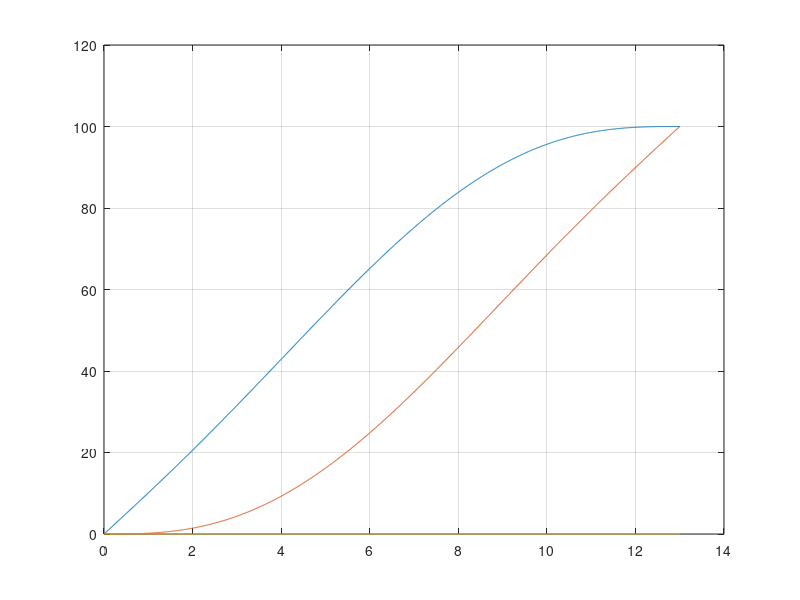
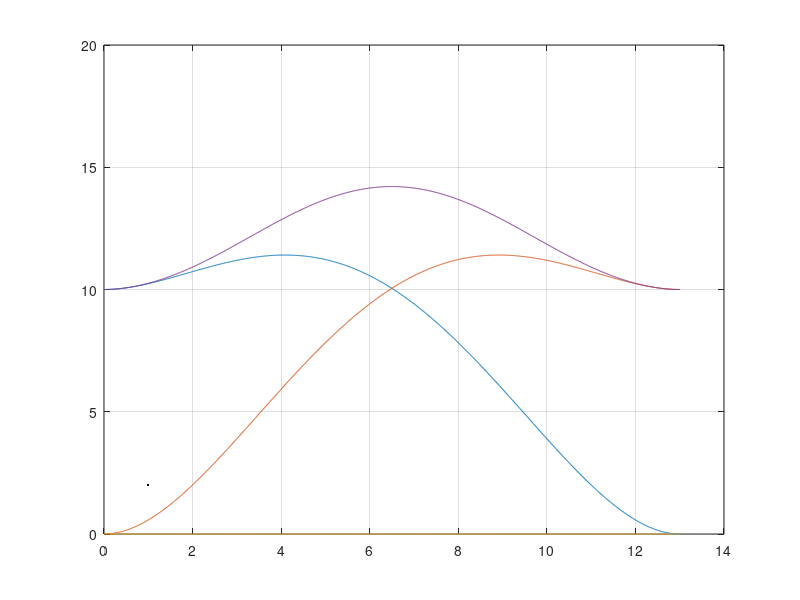
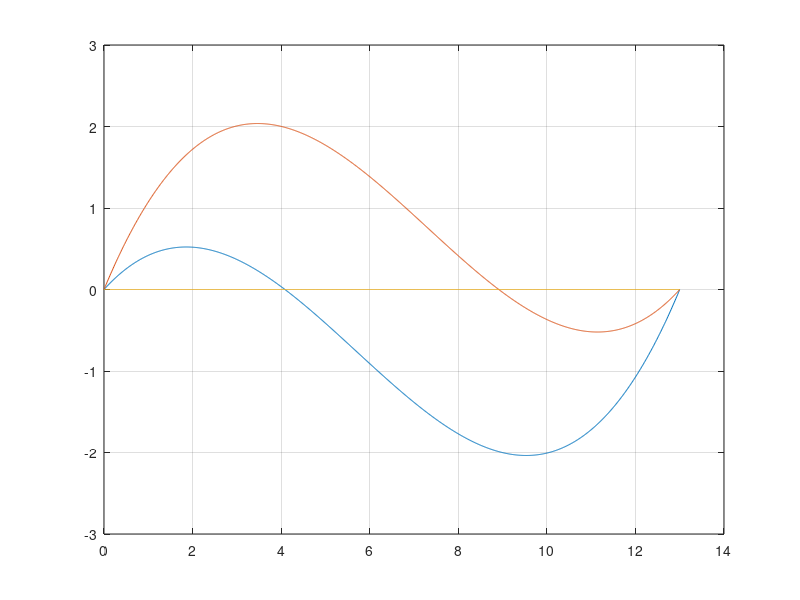
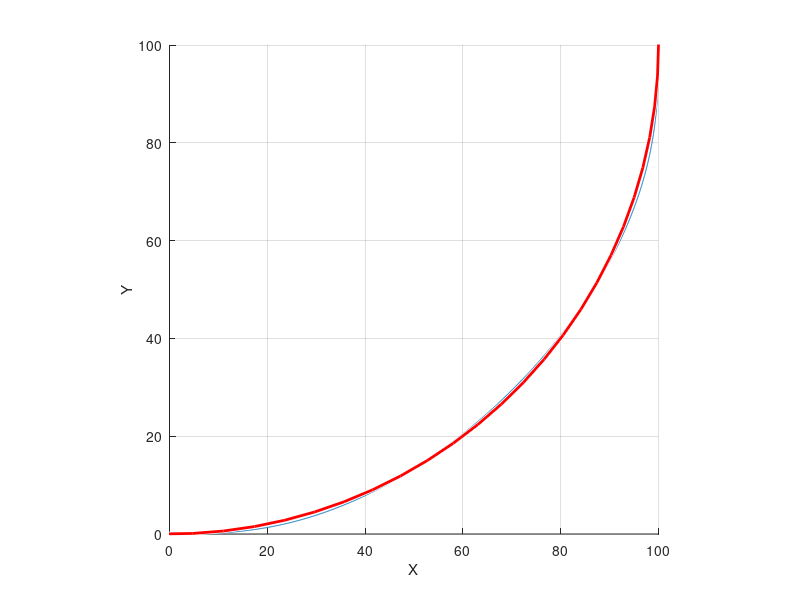

Source code (MATLAB) for these figures, in order:
clc;  clear

r  = [  0  0  0 ];
v  = [ 10  0  0 ];
a  = [  0  0  0 ];

r2 = [ 100 100  0 ];
v2 = [   0  10  0 ];
a2 = [   0   0  0 ];

t = 13;
% t = 100 * pi/2 / 10
% t = 16.45;
% t = 20;

A = [ t^3/6   t^4/24   t^5/120 
      t^2/2   t^3/6    t^4/24 
      t       t^2/2    t^3/6  ];

B = [ r2-r-v*t 
      v2-v-a*t  
      a2-a      ];

if rank(A) < 3
    error('Error. Interpolación TPV sin solución')
end  

X = A\B;
x1  = X(1,:);  % jerk
x2  = X(2,:);  % jolt
x3  = X(3,:);  % jolt_dot


tt = 0:0.01:t;
rr = zeros(length(tt),3);
vv = zeros(length(tt),3);
aa = zeros(length(tt),3);

for i = 1:length(tt)
    t = tt(i);
    rr(i,:) = r +  v*t + 1/2* a*t^2 + 1/6*x1*t^3 + 1/24*x2*t^4 + 1/120*x3*t^5 ;
    vv(i,:) = v +  a*t + 1/2*x1*t^2 + 1/6*x2*t^3 + 1/24*x3*t^4 ;
    aa(i,:) = a + x1*t + 1/2*x2*t^2 + 1/6*x3*t^3 ;
end

% rr(end,:)
% vv(end,:)
% aa(end,:)


figure(1)
clf
plot(tt,rr)
grid on

figure(2)
clf
plot(tt,vv)
hold on
plot(tt,sqrt(vv(:,1).^2 + vv(:,2).^2 + vv(:,3).^2),LineWidth=2,Color='k')
grid on

figure(3)
clf
plot(tt,aa)
grid on


figure(4)
clf
plot3(rr(:,1),rr(:,2),rr(:,3),LineWidth=2)
grid on
xlabel('X')
ylabel('Y')
zlabel('Z')

viscircles([0 100],100);
axis equal
axis([0 100 0 100 0 10])
view(2)
